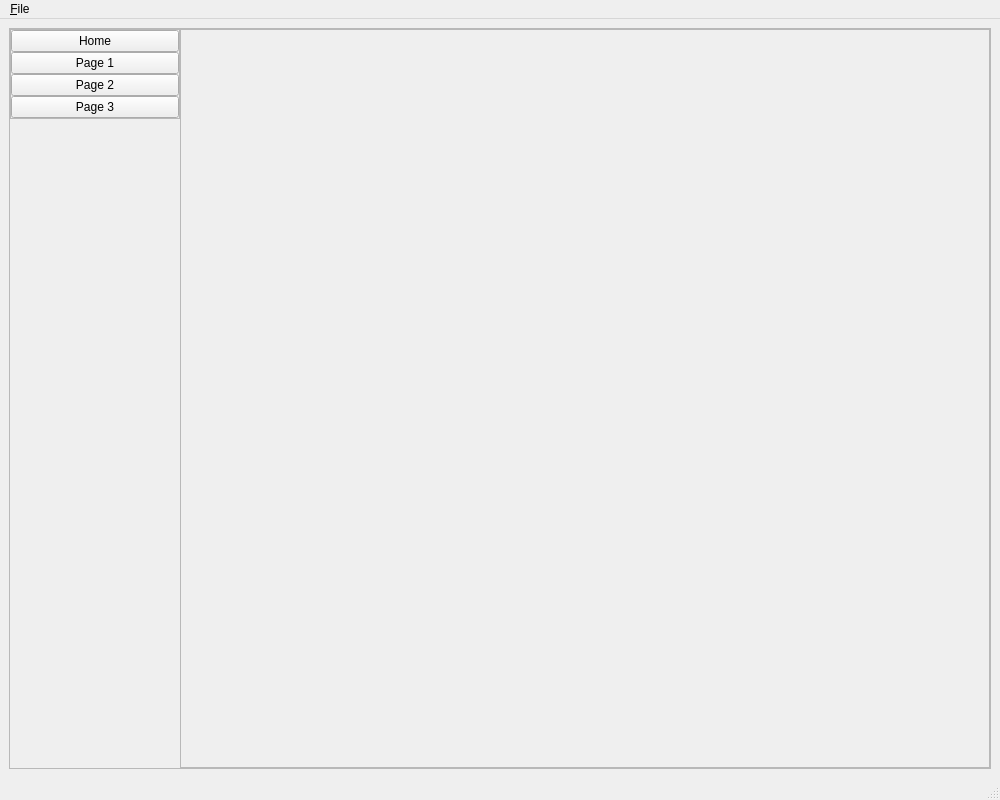
<?xml version="1.0" encoding="UTF-8"?>
<ui version="4.0">
 <class>FractureArea</class>
 <widget class="QMainWindow" name="FractureArea">
  <property name="geometry">
   <rect>
    <x>0</x>
    <y>0</y>
    <width>1000</width>
    <height>800</height>
   </rect>
  </property>
  <property name="sizePolicy">
   <sizepolicy hsizetype="Preferred" vsizetype="Preferred">
    <horstretch>0</horstretch>
    <verstretch>0</verstretch>
   </sizepolicy>
  </property>
  <property name="mouseTracking">
   <bool>false</bool>
  </property>
  <property name="windowTitle">
   <string>MainWindow</string>
  </property>
  <property name="animated">
   <bool>true</bool>
  </property>
  <property name="tabShape">
   <enum>QTabWidget::Rounded</enum>
  </property>
  <property name="dockNestingEnabled">
   <bool>false</bool>
  </property>
  <property name="unifiedTitleAndToolBarOnMac">
   <bool>false</bool>
  </property>
  <widget class="QWidget" name="centralWidget">
   <layout class="QHBoxLayout" name="horizontalLayout">
    <item>
     <widget class="QFrame" name="Content">
      <property name="minimumSize">
       <size>
        <width>0</width>
        <height>0</height>
       </size>
      </property>
      <property name="frameShape">
       <enum>QFrame::StyledPanel</enum>
      </property>
      <property name="frameShadow">
       <enum>QFrame::Raised</enum>
      </property>
      <layout class="QHBoxLayout" name="horizontalLayout_2">
       <property name="spacing">
        <number>0</number>
       </property>
       <property name="leftMargin">
        <number>0</number>
       </property>
       <property name="topMargin">
        <number>0</number>
       </property>
       <property name="rightMargin">
        <number>0</number>
       </property>
       <property name="bottomMargin">
        <number>0</number>
       </property>
       <item alignment="Qt::AlignTop">
        <widget class="QFrame" name="leftMenuFrame">
         <property name="minimumSize">
          <size>
           <width>170</width>
           <height>0</height>
          </size>
         </property>
         <property name="maximumSize">
          <size>
           <width>150</width>
           <height>16777215</height>
          </size>
         </property>
         <property name="cursor">
          <cursorShape>PointingHandCursor</cursorShape>
         </property>
         <property name="frameShape">
          <enum>QFrame::StyledPanel</enum>
         </property>
         <property name="frameShadow">
          <enum>QFrame::Raised</enum>
         </property>
         <layout class="QVBoxLayout" name="verticalLayout">
          <property name="spacing">
           <number>0</number>
          </property>
          <property name="leftMargin">
           <number>0</number>
          </property>
          <property name="topMargin">
           <number>0</number>
          </property>
          <property name="rightMargin">
           <number>0</number>
          </property>
          <property name="bottomMargin">
           <number>0</number>
          </property>
          <item>
           <widget class="QPushButton" name="homeButton">
            <property name="statusTip">
             <string extracomment="Go ">Go back Home</string>
            </property>
            <property name="text">
             <string>Home</string>
            </property>
           </widget>
          </item>
          <item>
           <widget class="QPushButton" name="page1Button">
            <property name="statusTip">
             <string>Go to Page 1</string>
            </property>
            <property name="text">
             <string>Page 1</string>
            </property>
           </widget>
          </item>
          <item>
           <widget class="QPushButton" name="page2Button">
            <property name="statusTip">
             <string>Go to Page 2</string>
            </property>
            <property name="text">
             <string>Page 2</string>
            </property>
           </widget>
          </item>
          <item>
           <widget class="QPushButton" name="page3Button">
            <property name="statusTip">
             <string>Go to Page 3</string>
            </property>
            <property name="text">
             <string>Page 3</string>
            </property>
           </widget>
          </item>
         </layout>
        </widget>
       </item>
       <item>
        <widget class="QFrame" name="pagesFrame">
         <property name="frameShape">
          <enum>QFrame::StyledPanel</enum>
         </property>
         <property name="frameShadow">
          <enum>QFrame::Raised</enum>
         </property>
         <layout class="QVBoxLayout" name="verticalLayout_2">
          <property name="spacing">
           <number>0</number>
          </property>
          <property name="leftMargin">
           <number>0</number>
          </property>
          <property name="topMargin">
           <number>0</number>
          </property>
          <property name="rightMargin">
           <number>0</number>
          </property>
          <property name="bottomMargin">
           <number>0</number>
          </property>
          <item>
           <widget class="QStackedWidget" name="stackedWidget">
            <property name="frameShape">
             <enum>QFrame::NoFrame</enum>
            </property>
            <property name="frameShadow">
             <enum>QFrame::Raised</enum>
            </property>
            <property name="currentIndex">
             <number>0</number>
            </property>
            <widget class="QWidget" name="home">
             <widget class="QScrollArea" name="scrollArea">
              <property name="geometry">
               <rect>
                <x>160</x>
                <y>0</y>
                <width>451</width>
                <height>461</height>
               </rect>
              </property>
              <property name="acceptDrops">
               <bool>false</bool>
              </property>
              <property name="autoFillBackground">
               <bool>false</bool>
              </property>
              <property name="frameShape">
               <enum>QFrame::NoFrame</enum>
              </property>
              <property name="lineWidth">
               <number>1</number>
              </property>
              <property name="widgetResizable">
               <bool>true</bool>
              </property>
              <widget class="QWidget" name="scrollAreaWidgetContent">
               <property name="geometry">
                <rect>
                 <x>0</x>
                 <y>0</y>
                 <width>451</width>
                 <height>461</height>
                </rect>
               </property>
               <layout class="QGridLayout" name="pictureGridLayout">
                <property name="leftMargin">
                 <number>0</number>
                </property>
                <property name="topMargin">
                 <number>0</number>
                </property>
                <property name="rightMargin">
                 <number>0</number>
                </property>
                <property name="bottomMargin">
                 <number>0</number>
                </property>
                <property name="verticalSpacing">
                 <number>0</number>
                </property>
                <item row="0" column="0">
                 <widget class="QLabel" name="image1">
                  <property name="maximumSize">
                   <size>
                    <width>200</width>
                    <height>200</height>
                   </size>
                  </property>
                  <property name="cursor">
                   <cursorShape>ArrowCursor</cursorShape>
                  </property>
                  <property name="mouseTracking">
                   <bool>false</bool>
                  </property>
                  <property name="acceptDrops">
                   <bool>false</bool>
                  </property>
                  <property name="autoFillBackground">
                   <bool>false</bool>
                  </property>
                  <property name="text">
                   <string/>
                  </property>
                  <property name="pixmap">
                   <pixmap>../../../fracture/1.png</pixmap>
                  </property>
                  <property name="scaledContents">
                   <bool>true</bool>
                  </property>
                  <property name="wordWrap">
                   <bool>false</bool>
                  </property>
                  <property name="margin">
                   <number>0</number>
                  </property>
                 </widget>
                </item>
                <item row="0" column="1">
                 <widget class="QLabel" name="image3">
                  <property name="sizePolicy">
                   <sizepolicy hsizetype="Preferred" vsizetype="Preferred">
                    <horstretch>0</horstretch>
                    <verstretch>0</verstretch>
                   </sizepolicy>
                  </property>
                  <property name="minimumSize">
                   <size>
                    <width>100</width>
                    <height>100</height>
                   </size>
                  </property>
                  <property name="maximumSize">
                   <size>
                    <width>200</width>
                    <height>200</height>
                   </size>
                  </property>
                  <property name="frameShadow">
                   <enum>QFrame::Plain</enum>
                  </property>
                  <property name="text">
                   <string/>
                  </property>
                  <property name="pixmap">
                   <pixmap>../../../fracture/35.png</pixmap>
                  </property>
                  <property name="scaledContents">
                   <bool>true</bool>
                  </property>
                 </widget>
                </item>
                <item row="1" column="1">
                 <widget class="QLabel" name="image4">
                  <property name="maximumSize">
                   <size>
                    <width>200</width>
                    <height>200</height>
                   </size>
                  </property>
                  <property name="text">
                   <string/>
                  </property>
                  <property name="pixmap">
                   <pixmap>../../../fracture/22.png</pixmap>
                  </property>
                  <property name="scaledContents">
                   <bool>true</bool>
                  </property>
                 </widget>
                </item>
                <item row="1" column="0">
                 <widget class="QLabel" name="image2">
                  <property name="maximumSize">
                   <size>
                    <width>200</width>
                    <height>200</height>
                   </size>
                  </property>
                  <property name="text">
                   <string/>
                  </property>
                  <property name="pixmap">
                   <pixmap>../../../fracture/2.png</pixmap>
                  </property>
                  <property name="scaledContents">
                   <bool>true</bool>
                  </property>
                 </widget>
                </item>
               </layout>
              </widget>
             </widget>
            </widget>
            <widget class="QWidget" name="page1">
             <property name="statusTip">
              <string>Page 1</string>
             </property>
             <widget class="QPushButton" name="loadImagesButton">
              <property name="geometry">
               <rect>
                <x>290</x>
                <y>440</y>
                <width>111</width>
                <height>25</height>
               </rect>
              </property>
              <property name="text">
               <string>Load Images</string>
              </property>
             </widget>
            </widget>
            <widget class="QWidget" name="page2">
             <property name="statusTip">
              <string>Page 2</string>
             </property>
             <widget class="QLabel" name="label2">
              <property name="geometry">
               <rect>
                <x>280</x>
                <y>240</y>
                <width>67</width>
                <height>17</height>
               </rect>
              </property>
              <property name="text">
               <string>page2</string>
              </property>
             </widget>
            </widget>
            <widget class="QWidget" name="page3">
             <property name="statusTip">
              <string>Page 3</string>
             </property>
             <widget class="QLabel" name="label3">
              <property name="geometry">
               <rect>
                <x>280</x>
                <y>230</y>
                <width>67</width>
                <height>17</height>
               </rect>
              </property>
              <property name="text">
               <string>page3</string>
              </property>
             </widget>
            </widget>
           </widget>
          </item>
         </layout>
        </widget>
       </item>
      </layout>
     </widget>
    </item>
   </layout>
  </widget>
  <widget class="QMenuBar" name="menubar">
   <property name="geometry">
    <rect>
     <x>0</x>
     <y>0</y>
     <width>1000</width>
     <height>22</height>
    </rect>
   </property>
   <widget class="QMenu" name="menu_Open">
    <property name="title">
     <string>&amp;File</string>
    </property>
    <addaction name="action_Open"/>
   </widget>
   <addaction name="menu_Open"/>
  </widget>
  <widget class="QStatusBar" name="statusbar"/>
  <action name="action_Open">
   <property name="text">
    <string>&amp;Open</string>
   </property>
  </action>
 </widget>
 <resources/>
 <connections/>
</ui>
